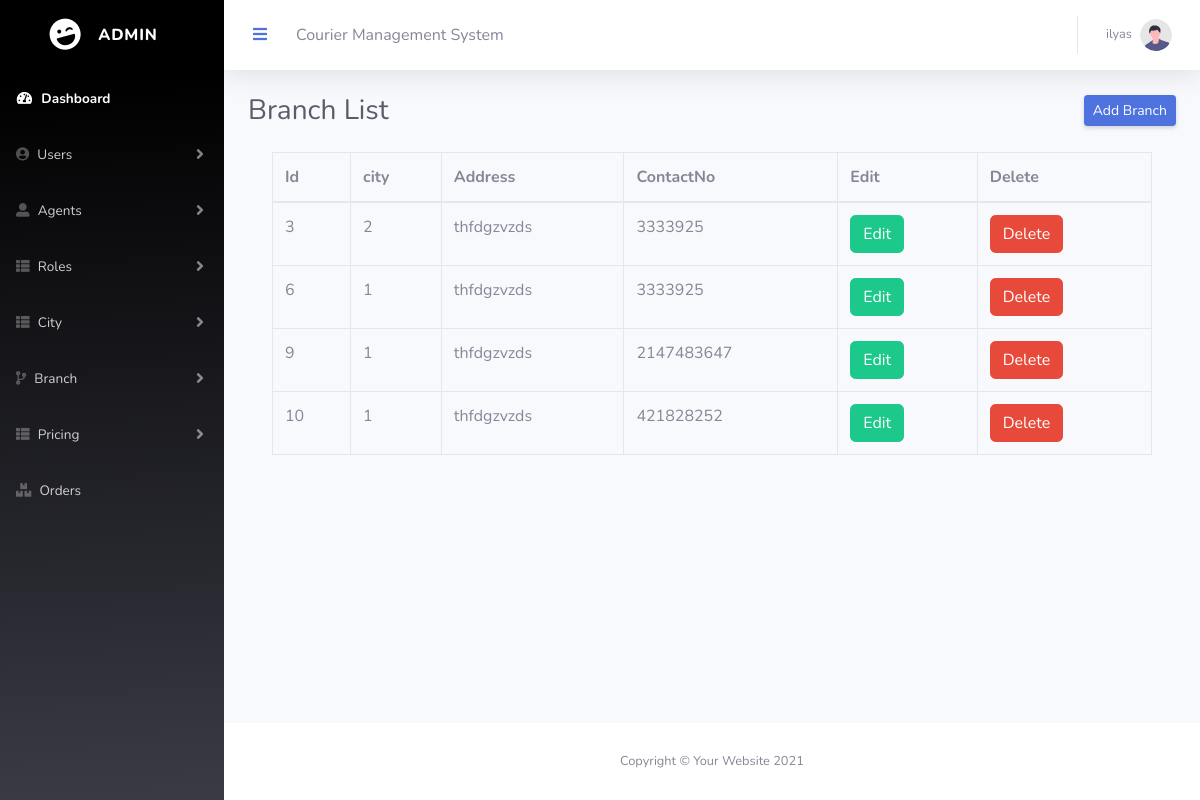
The app's page /Eproject/admin/branchlist.php (signed in), older data.
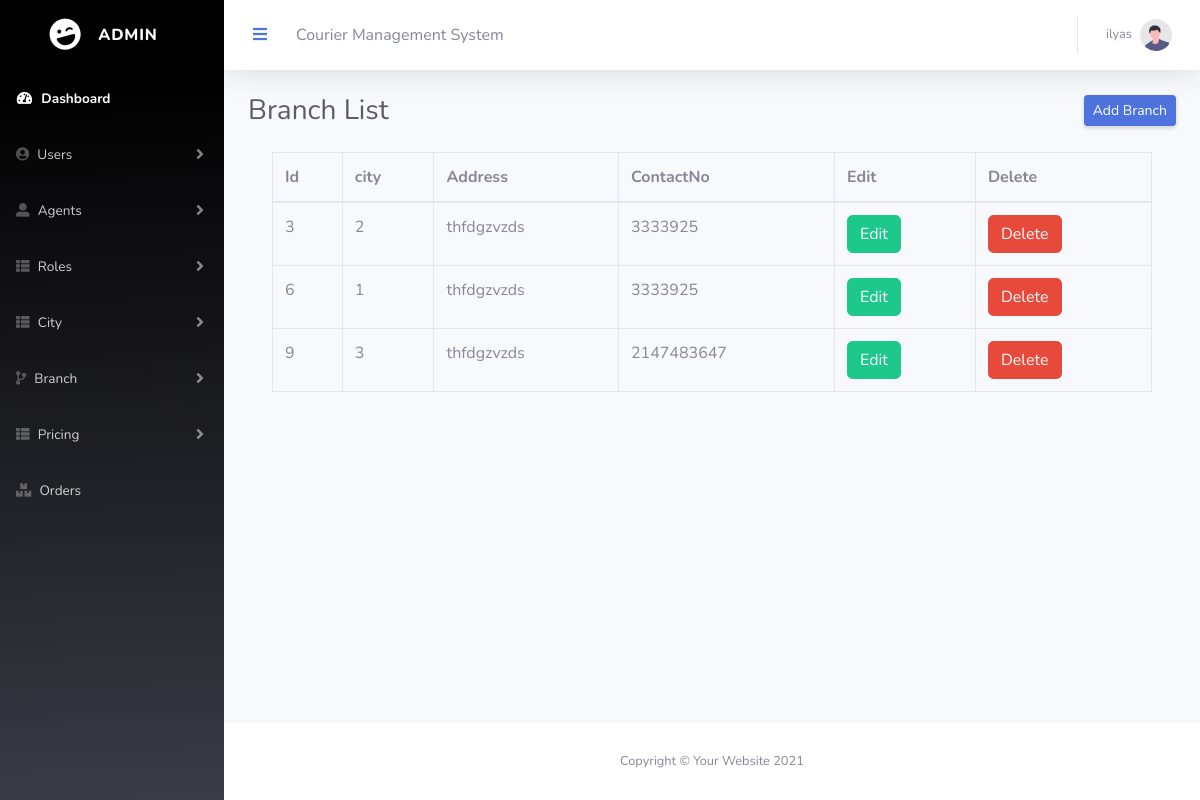
The same page, newer data.
### tables this page shows
CREATE TABLE `tbl_branch` (
  `b_id` int(11) NOT NULL,
  `ci_id` int(11) NOT NULL,
  `b_address` varchar(50) NOT NULL,
  `b_contact` int(11) NOT NULL,
  `status` int(11) NOT NULL
);

### Eproject/admin/branchlist.php (the view, shortened to what this page needs)
<?php
include('connection.php');
$select_q ='SELECT * FROM `tbl_branch` WHERE status=0';
$run_q = mysqli_query($conn, $select_q);
?>
<!DOCTYPE html>
<html lang="en">
<head>
    <link href="vendor/fontawesome-free/css/all.min.css" rel="stylesheet" type="text/css">
    <link href="css/sb-admin-2.min.css" rel="stylesheet">
</head>
<body id="page-top">
    <div id="wrapper">
       <?php include('sidebar.php')?>
        <div id="content-wrapper" class="d-flex flex-column">
            <div id="content">
                <?php include('topbar.php')?>
                <div class="container-fluid">
                    <div class="d-sm-flex align-items-center justify-content-between mb-4">
                        <h1 class="h3 mb-0 text-gray-800">Branch List</h1>
                        <a href="branchadd.php" class="d-none d-sm-inline-block btn btn-sm btn-primary shadow-sm">Add Branch</a>
                    </div>
<div class="container">
<table class="table table-bordered">
  <thead>
    <tr>
      <th>Id</th>
      <th>city</th>
      <th>Address</th>
      <th>ContactNo</th>
      <th>Edit</th>
      <th>Delete</th>
    </tr>
  </thead>
  <tbody>
    <?php while($row = mysqli_fetch_array($run_q)){?>
    <tr>
    <td><?php echo $row['b_id'];?></td>
      <td><?php echo $row['ci_id'];?></td>
      <td><?php echo $row['b_address'];?></td>
      <td><?php echo $row['b_contact'];?></td>
      <td><a href="editbranch.php?id=<?php echo $row['b_id'];?>" class="btn btn-success">Edit</a></td>
      <td><a href="deletebranch.php?id=<?php echo $row['b_id'];?>" class="btn btn-danger">Delete</a></td>
    </tr>
  <?php } ?>
  </tbody>
</table>
</div>
                </div>
            </div>
       <?php include('footer.php')?>
        </div>
    </div>
</body>
</html>

Row changes from the older to the newer data that the page shows:
removed tbl_branch: b_id "10", ci "1", b_address "thfdgzvzds", b_contact "421828252"
changed tbl_branch id 9: ci "1" → "3"
